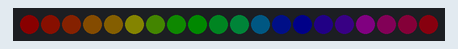
This sketch was run on a simulated ESP8266 (NodeMCU). On the bench: 20 RGB LEDs in strip order, left to right. Dim RGB values are drawn brighter than linear.

Above: at 0.15 s.
At 5.85 s:
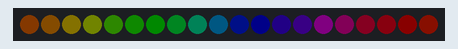
At 10.65 s:
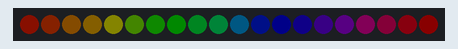
At 19.95 s:
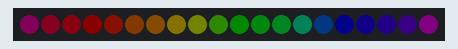
At 28.95 s:
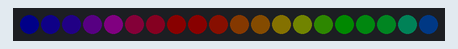
At 39.75 s:
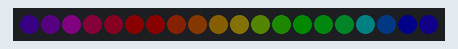

The sketch:

ws2813_esp32s3.ino
```cpp
#include <Arduino.h>
#include <FastLED.h>  // FASTLED 3.9.13

#define DATA_PIN D2    // WS2813 主数据引脚
#define BACKUP_PIN D3  // WS2813 备份数据引脚
#define NUM_LEDS 20    // LED 数量改为 20
#define BRIGHTNESS 10  // 降低亮度设置（0-255）
#define SPEED 20       // 动画速度控制，数值越大速度越慢

CRGB leds[NUM_LEDS];   // 定义 FastLED 的 LED 数组

void setup() {
  // 初始化 FastLED，使用 WS2813 芯片，指定主数据引脚和备份引脚
  FastLED.addLeds<WS2813, DATA_PIN, GRB>(leds, NUM_LEDS);
  FastLED.setBrightness(BRIGHTNESS); // 设置较低的亮度
}

void loop() {
  // 彩虹流水灯效果
  static uint8_t hue = 0;  // 用于颜色循环的变量

  // 更新每个LED的颜色
  for (int i = 0; i < NUM_LEDS; i++) {
    // 创建彩虹效果，使每个LED之间有颜色差异
    // 255/NUM_LEDS 确保整个灯带能显示完整的颜色光谱
    leds[i] = CHSV(hue + (i * 255 / NUM_LEDS), 255, 255);
  }

  FastLED.show();  // 显示当前帧

  // 缓慢改变颜色基准点，使色彩看起来像在流动
  EVERY_N_MILLISECONDS(SPEED) {
    hue++;  // 每SPEED毫秒增加色调值，产生缓慢变化的效果
  }

  // 可选：如果不想使用EVERY_N_MILLISECONDS，可以用下面这行代替上面的代码
  // hue++; delay(SPEED);
}
```
